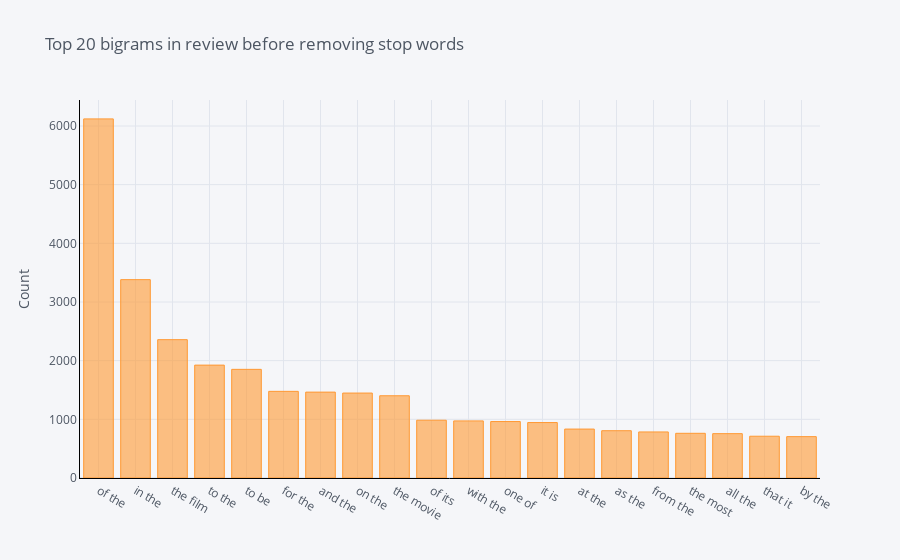

The notebook cell this image was saved under:
### Code cell
def get_top_n_bigram(corpus, n=None):
    vec = CountVectorizer(ngram_range=(2, 2)).fit(corpus)
    bag_of_words = vec.transform(corpus)
    sum_words = bag_of_words.sum(axis=0) 
    words_freq = [(word, sum_words[0, idx]) for word, idx in vec.vocabulary_.items()]
    words_freq =sorted(words_freq, key = lambda x: x[1], reverse=True)
    return words_freq[:n]
common_words = get_top_n_bigram(X_train['Phrase'], 20)

df3 = pd.DataFrame(common_words, columns = ['ReviewText' , 'count'])
df3.groupby('ReviewText').sum()['count'].sort_values(ascending=False).iplot(
    kind='bar', yTitle='Count', linecolor='black', title='Top 20 bigrams in review before removing stop words')

### Figure 1 — Plotly figure (JSON) as saved in the notebook; plotly's stock layout.template omitted (floating-point values rounded to 4 significant figures)
{"data": [{"marker": {"color": "rgba(255, 153, 51, 0.6)", "line": {"color": "rgba(255, 153, 51, 1.0)", "width": 1}}, "name": "count", "orientation": "v", "text": "", "type": "bar", "x": ["of the", "in the", "the film", "to the", "to be", "for the", "and the", "on the", "the movie", "of its", "with the", "one of", "it is", "at the", "as the", "from the", "the most", "all the", "that it", "by the"], "y": [6121, 3381, 2358, 1924, 1852, 1477, 1464, 1448, 1402, 985, 973, 962, 945, 834, 806, 785, 762, 756, 712, 705]}], "layout": {"legend": {"bgcolor": "#F5F6F9", "font": {"color": "#4D5663"}}, "paper_bgcolor": "#F5F6F9", "plot_bgcolor": "#F5F6F9", "title": {"font": {"color": "#4D5663"}, "text": "Top 20 bigrams in review before removing stop words"}, "xaxis": {"gridcolor": "#E1E5ED", "linecolor": "black", "showgrid": true, "tickfont": {"color": "#4D5663"}, "title": {"font": {"color": "#4D5663"}, "text": ""}, "zerolinecolor": "#E1E5ED"}, "yaxis": {"gridcolor": "#E1E5ED", "linecolor": "black", "showgrid": true, "tickfont": {"color": "#4D5663"}, "title": {"font": {"color": "#4D5663"}, "text": "Count"}, "zerolinecolor": "#E1E5ED"}}}
